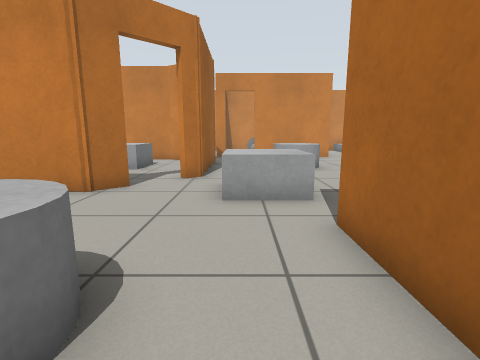
[1] (above)

24 first-person views from a walk through a world built for the Gazebo simulator. The camera is 0.72 m above the floor, tilts 10° down and sees 85° across. The floor is counted in squares, 0.5 m on a side. Each view is taken from the middle of a square. On the plan, view 1 faces up. The plan holds only what a view shows up to about 13 squares ahead; the rest is blank.

[2]
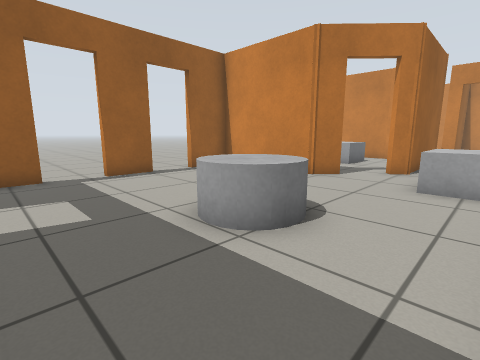

[3]
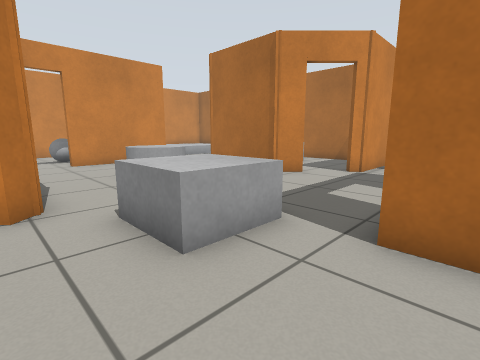

[4]
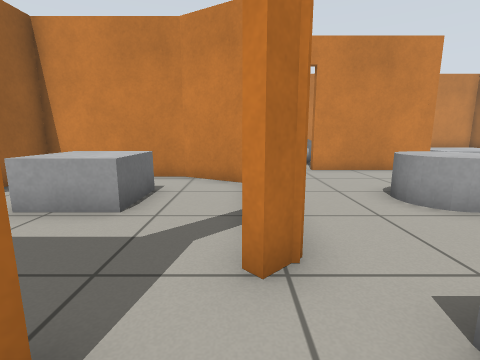

[5]
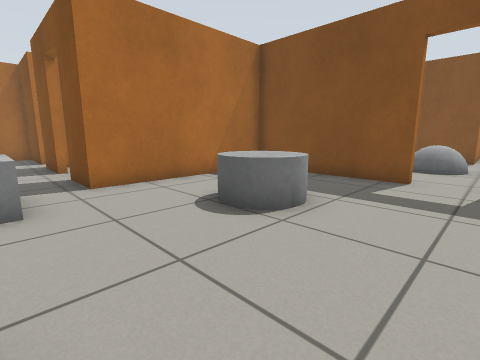

[6]
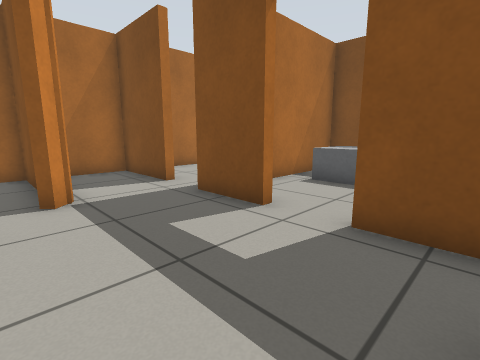

[7]
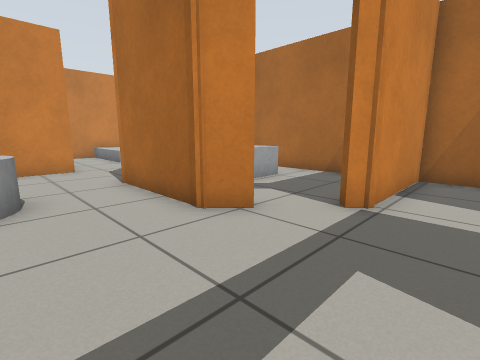

[8]
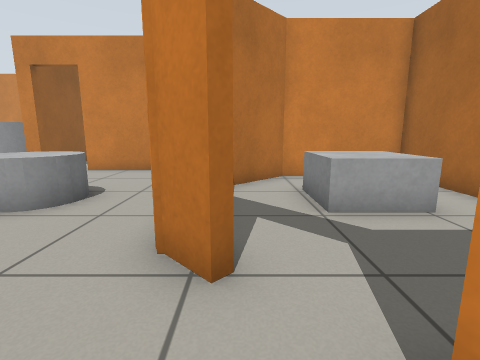

[9]
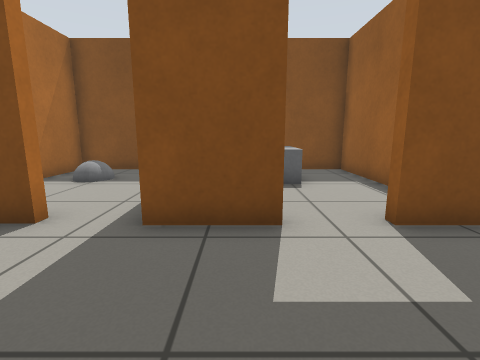

[10]
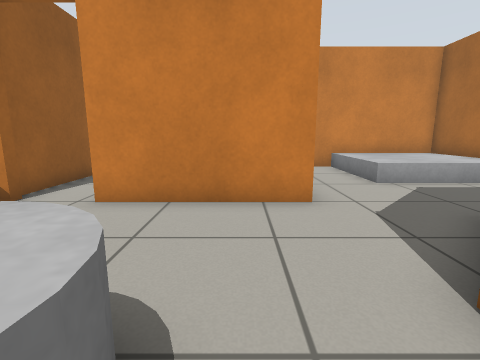

[11]
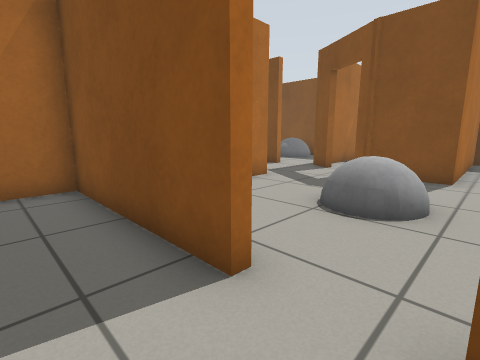

[12]
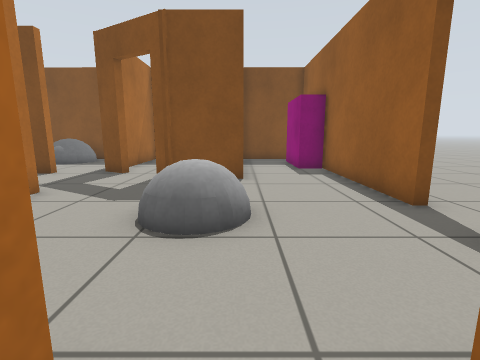

[13]
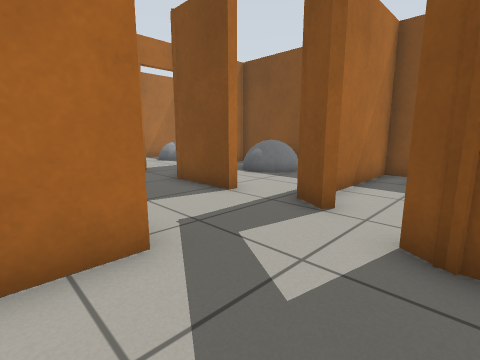

[14]
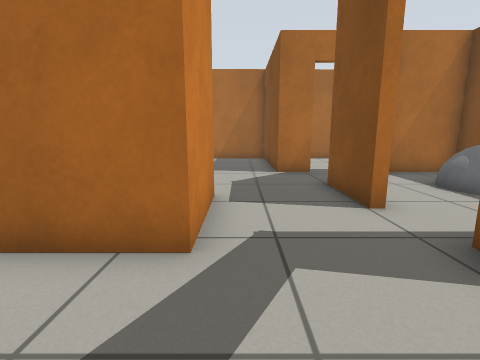

[15]
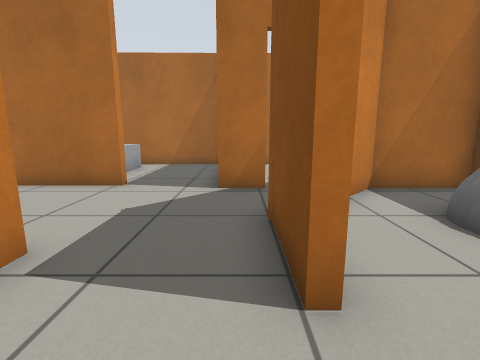

[16]
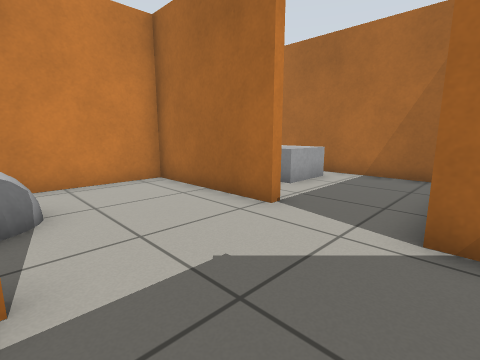

[17]
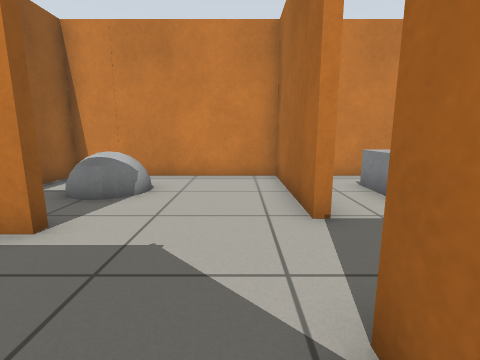

[18]
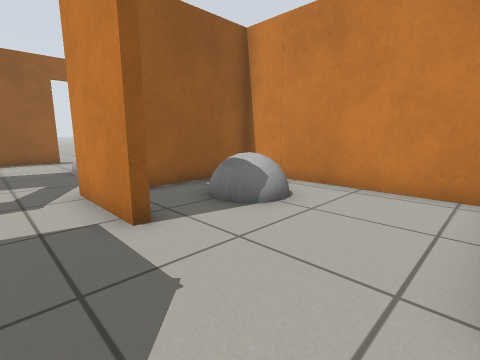

[19]
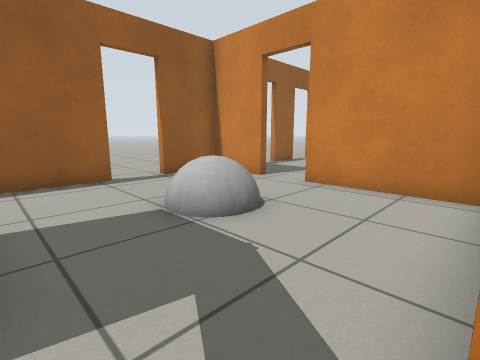

[20]
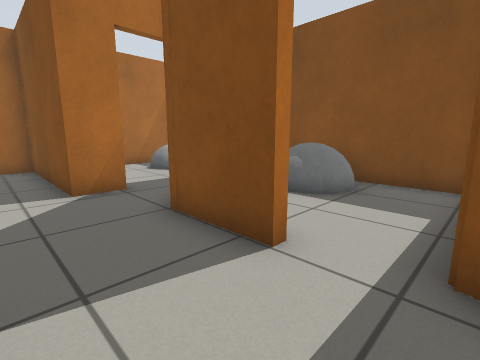

[21]
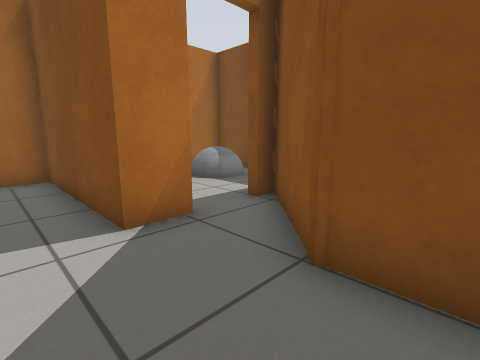

[22]
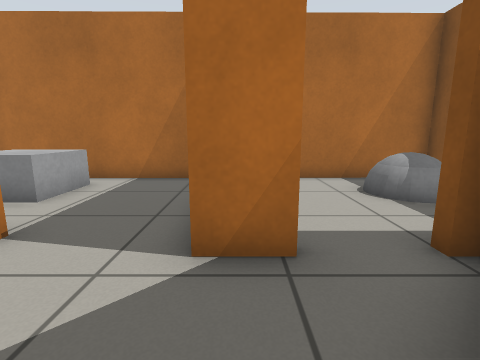

[23]
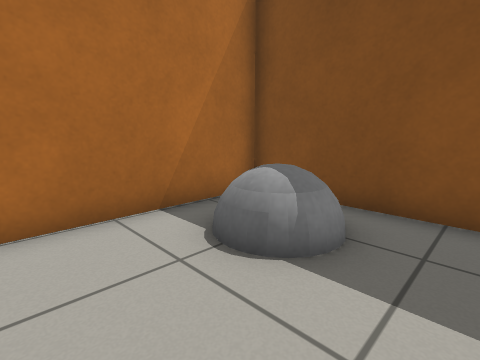

[24]
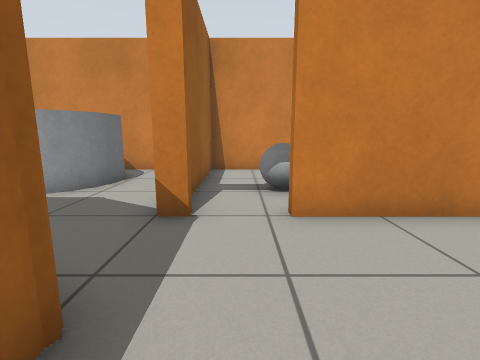

### Floor plan
Points are (right, up) in squares from view 1. A wall is a line through its corners. A room is listed if a view was taken in it or the views show most of it. See-through windows are left out.
Room 1 (views 1, 2, 3, 4, 5, 6, 7, 8, 9, 10, 11, 12, 24)
walls: (-3, 7.2) (-3.8, 6.4) (-8.5, 6.4) (-8.5, 4.5); (5.3, 4) (7.6, 4); (6.8, 8.3) (6, 9.1) (6, 13); (-1.3, 13.8) (-1.3, 8.8) (-1.9, 8.3); (-8.5, 2.8) (-8.5, 1); (9.3, 4) (12.4, 4) (12.4, 6.7) (8.3, 6.7) (7.9, 7.1); (-4.3, -2.7) (1.6, -2.7) (1.6, 4) (3.5, 4); (-8.5, -0.7) (-8.5, -1.7); (4.6, 16.4) (0.9, 16.4)
ways out: open door at (-5.5, -3) to room 2; open door at (7, 8) to room 6; open door at (8, 7) to room 6; open door at (-2.7, 7.7) to room 7; open door at (4.5, 4) to room 8; opening at (9, 4) to room 10; opening at (-1, 15); opening at (6, 15.7); open door at (-8.7, 0.3); open door at (-8.5, 3.5); open door at (0, 16.8)
objects: grey cylinder (-3, 1) to (-1, 2); grey box (0, 6) to (1, 7); grey cylinder (2, 11) to (3, 12)
Room 2 (views 13, 14)
walls: (-8.5, -7.1) (-8.5, -15.5); (0, -8.4) (0, -6); (-5.9, -3) (-8.5, -3) (-8.5, -5.3); (-0.1, -3) (-4.3, -3); (-5.1, -17.1) (-5.1, -10.4) (-2.7, -10.4) (-2.2, -10.7)
ways out: open door at (-5.5, -3) to room 1; opening at (0, -9.5) to room 3; open door at (-1.3, -11.3) to room 3; open door at (-9, -6.5)
objects: magenta box (-8, -16) to (-8, -13); grey ball (-5, -7) to (-4, -6)
Room 3 (views 15, 19, 20)
walls: (-0.7, -11.6) (0.3, -12.1); (1.5, -8.4) (0, -8.4)
ways out: opening at (0, -9.5) to room 2; open door at (-1.3, -11.3) to room 2; opening at (2.5, -10) to room 4; opening at (1, -12) to room 11
Room 4 (views 16, 17, 18, 21, 22)
walls: (3, -8) (3, -8.4) (1.5, -8.4); (7.3, -7.7) (7.3, -3) (0.3, -3) (0.3, -6.9); (1.9, -11.5) (4.4, -11.5) (6.9, -14.1); (6.9, -11.8) (6.9, -10.4)
ways out: opening at (2.5, -10) to room 3; open door at (7, -12.5) to room 5; opening at (8, -8.5) to room 9
objects: grey ball (2, -6) to (3, -5)
Room 5 (view 23)
walls: (8, -17.1) (12.6, -17.1) (12.5, -12)
ways out: open door at (7, -12.5) to room 4
objects: grey ball (10, -16) to (11, -14)
Room 6 (no view inside)
walls: (12.3, 11.9) (12.3, 13); (12.5, 9.8) (12.5, 14.8) (8.3, 14.8) (6.8, 13.3); (12.3, 9.1) (12.3, 10.6); (10.4, 7) (12.3, 7) (12.3, 7.6)
ways out: open door at (7, 8) to room 1; open door at (8, 7) to room 1
objects: grey box (9, 11) to (10, 12)
Room 7 (no view inside)
walls: (-1.9, 13.7) (-3.8, 14.8) (-8.5, 14.8) (-8.5, 13)
ways out: open door at (-2.7, 7.7) to room 1
objects: grey box (-6, 11) to (-4, 12)
Room 8 (no view inside)
walls: (1.8, 0.9) (1.8, -2.7) (4.2, -2.7); (6, -2.7) (7.3, -2.7) (7.3, 1.3)
ways out: open door at (4.5, 4) to room 1
objects: grey box (4, -1) to (6, 0)
Room 9 (no view inside)
walls: (11.2, -3) (9.2, -3); (6.9, -10.4) (12.5, -10.4) (12.5, -3.3)
ways out: opening at (8, -8.5) to room 4
objects: grey box (10, -6) to (11, -5)
Room 10 (no view inside)
walls: (9.3, 3.5) (9.3, 4); (10.1, -2.7) (12.4, -2.7) (12.4, 1.9)
ways out: opening at (9, 4) to room 1
objects: grey ball (10, -1) to (11, 0)
Room 11 (no view inside)
walls: (0.5, -17.1) (6.9, -17.1) (6.9, -14.5) (6, -13.6)
ways out: opening at (1, -12) to room 3
objects: grey ball (3, -16) to (5, -15)

Positions as (right, up) in squares from view 1, and headings:
1: (0, 0), facing up
2: (1, -2), facing up-left
3: (-2, 3), facing up-right
4: (-2, 6), facing up
5: (-6, 6), facing down-right
6: (2, 8), facing down-right
7: (3, 5), facing up-right
8: (7, 6), facing up
9: (6, 8), facing down
10: (4, 11), facing up
11: (-6, -1), facing down-right
12: (-5, -2), facing down
13: (-3, -7), facing down-right
14: (-3, -9), facing right
15: (0, -11), facing right
16: (3, -11), facing up-right
17: (6, -12), facing up
18: (7, -10), facing up-left
19: (0, -10), facing up-left
20: (0, -9), facing down-right
21: (3, -9), facing down-right
22: (4, -11), facing right
23: (8, -12), facing down-right
24: (0, 12), facing up
